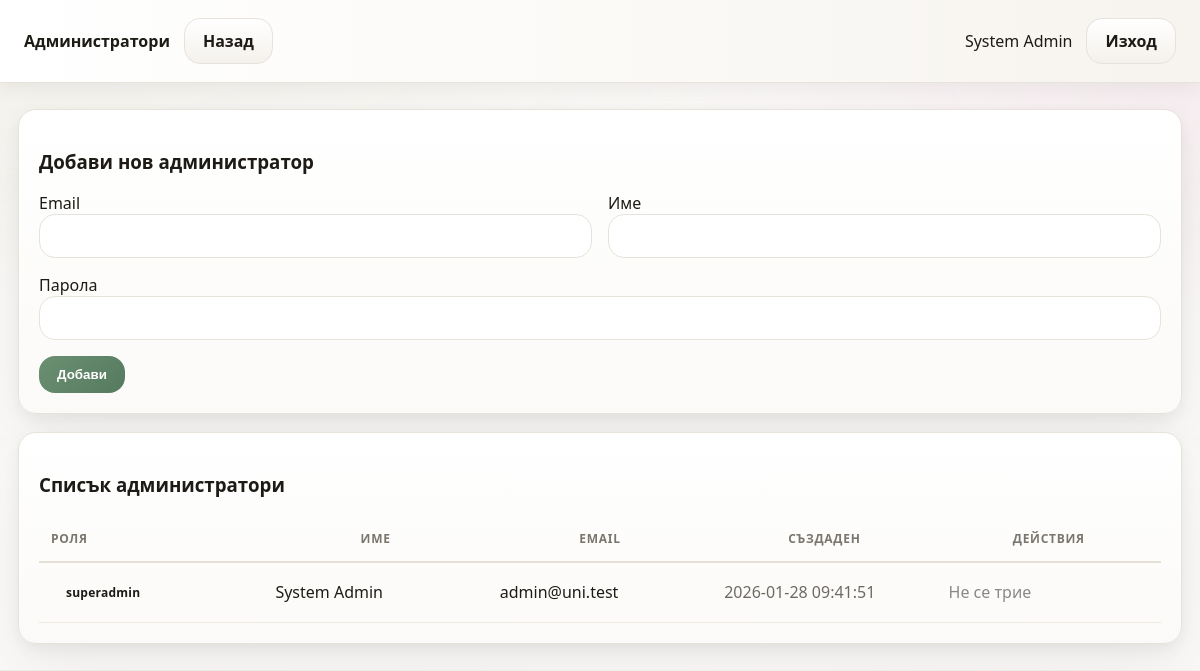
Page /admin/admins.php (signed in) on the committed database.
### tables this page shows
CREATE TABLE users (
  id INT AUTO_INCREMENT PRIMARY KEY,
  email VARCHAR(190) NOT NULL UNIQUE,
  pass_hash VARCHAR(255) NOT NULL,
  role ENUM('student','admin','superadmin') NOT NULL DEFAULT 'student',
  full_name VARCHAR(190) NOT NULL,
  created_at TIMESTAMP DEFAULT CURRENT_TIMESTAMP
);

### inc/auth.php (called while the page is built, shortened)
<?php
function current_user() {
  return $_SESSION['user'] ?? null;
}

### inc/helpers.php (called while the page is built, shortened)
<?php
function h($s){ return htmlspecialchars((string)$s, ENT_QUOTES, 'UTF-8'); }

### admin/admins.php (the view, shortened to what this page needs)
<?php
require_once __DIR__ . '/../inc/auth.php';
require_once __DIR__ . '/../inc/helpers.php';
$pdo = db();
$u = current_user();
$admins = $pdo->query("
  SELECT id, email, full_name, role, created_at
  FROM users
  WHERE role IN ('admin','superadmin')
  ORDER BY role DESC, created_at DESC
")->fetchAll();
?>
<!doctype html>
<html lang="bg">
<head>
  <link rel="stylesheet" href="/graduation/assets/styles.css">
</head>
<body>
<div class="topbar">
  <b>Администратори</b>
  <a class="btn" href="/graduation/admin/dashboard.php">Назад</a>
  <span style="margin-left:auto"><?=h($u['full_name'])?></span>
  <a class="btn" href="/graduation/api/auth_logout.php">Изход</a>
</div>
<div class="container">
  <div class="card">
    <h3>Добави нов администратор</h3>
    <form method="post" action="/graduation/api/admin_manage_admins.php" class="row">
      <div>
        <label>Email</label>
        <input name="email" required>
      </div>
      <div>
        <label>Име</label>
        <input name="full_name" required>
      </div>
      <div style="grid-column:1/-1">
        <label>Парола</label>
        <input type="password" name="password" required>
      </div>
      <div style="grid-column:1/-1">
        <button class="btn primary">Добави</button>
      </div>
    </form>
  </div>
  <div class="card">
    <h3>Списък администратори</h3>
    <table class="table">
      <thead>
        <tr>
          <th>Роля</th>
          <th>Име</th>
          <th>Email</th>
          <th>Създаден</th>
          <th>Действия</th>
        </tr>
      </thead>
      <tbody>
        <?php foreach($admins as $a): ?>
          <tr>
            <td>
              <?php if($a['role']==='superadmin'): ?>
                <span class="badge">superadmin</span>
              <?php else: ?>
                <span class="badge">admin</span>
              <?php endif; ?>
            </td>
            <td><?=h($a['full_name'])?></td>
            <td><?=h($a['email'])?></td>
            <td class="small"><?=h($a['created_at'])?></td>
            <td>
              <?php
                $isSelf = ((int)$a['id'] === (int)$u['id']);
                $isSuper = ($a['role'] === 'superadmin');
              ?>
              <?php if($isSuper): ?>
                <span class="small" style="color:#888">Не се трие</span>
              <?php elseif($isSelf): ?>
                <span class="small" style="color:#888">Това си ти</span>
              <?php endif; ?>
            </td>
          </tr>
        <?php endforeach; ?>
      </tbody>
    </table>
  </div>
</div>
</body>
</html>

### assets/styles.css (style rules this page uses)
:root { --bg:#faf9f7; --card:#ffffff; --border:#e7e2da; --text:#1e1b16; --muted:#6f6a61; --accent:#6b8f71; --accent-2:#7a1f3d; --accent-3:#b08968; --accent-4:#c08497; --radius:18px; font-family:system-ui,Segoe UI,Arial; }
body { margin:0; background: radial-gradient(800px 300px at 0% 0%,#f1efe9,transparent), radial-gradient(600px 260px at 100% 10%,#f5ecef,transparent), #faf9f7; color:var(--text); }
.topbar { display:flex; gap:14px; align-items:center; padding:18px 24px; background:linear-gradient(90deg,#ffffff,#f7f4ef); border-bottom:1px solid var(--border); box-shadow:0 4px 18px rgba(0,0,0,.06); }
.container { max-width:1200px; margin:26px auto; padding:0 18px; }
.card { background:linear-gradient(180deg,#ffffff,#fbfaf8); border:1px solid var(--border); border-radius:var(--radius); padding:20px; margin:18px 0; box-shadow: 0 6px 16px rgba(0,0,0,.06), 0 30px 70px rgba(0,0,0,.05); transition:all .2s ease; }
.table { width:100%; border-collapse:separate; border-spacing:0; min-width: 1000px; table-layout: fixed; }
.table th { font-size:12px; text-transform:uppercase; letter-spacing:.06em; color:#7b766d; padding:14px 12px; border-bottom:2px solid #e6dfd6; text-align:center; }
.table td { padding:14px 12px; border-bottom:1px solid #eee8df; }
.badge { display:inline-flex; align-items:center; padding:6px 14px; border-radius:999px; font-size:12px; font-weight:600; letter-spacing:.02em; border:1px solid transparent; }
.small { font-size:16px; color:var(--muted); }
.btn { display:inline-flex; align-items:center; gap:8px; padding:11px 18px; border-radius:16px; border:1px solid var(--border); background:linear-gradient(180deg,#ffffff,#f4f1ec); cursor:pointer; text-decoration:none; color:var(--text); font-weight:600; transition:all .15s ease; }
.btn.primary { background:linear-gradient(135deg,#6b8f71,#567a5f); color:#fff; border:none; }
input:not([type="checkbox"]), select, textarea { width:100%; box-sizing:border-box; padding:13px 16px; border-radius:16px; border:1px solid var(--border); background:#fff; font-size:14px; transition:all .15s ease; }
.row { display:grid; grid-template-columns:1fr 1fr; gap:16px; }
.table th:first-child, .table td:first-child { text-align: left; }
.card { overflow-x: auto; }

### rows in the picture
users: full_name "System Admin", role "superadmin", email "admin@uni.test", created_at "2026-01-28 09:41:51"
